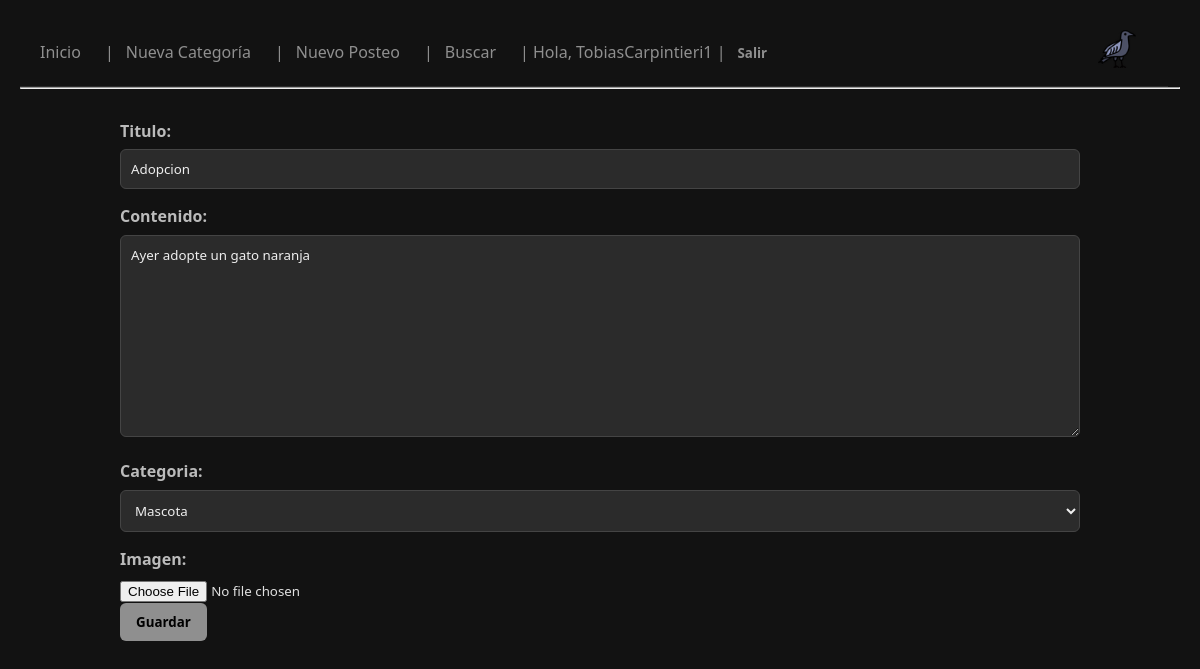
Screenshot of /posteo/6/editar/ (signed in) with the database file from the repository.
### blog/models.py (models this page shows, shortened)
class Posteo(models.Model):
    titulo = models.CharField(max_length=200)
    contenido = models.TextField()
    autor = models.ForeignKey(User, on_delete=models.CASCADE)
    categoria = models.ForeignKey('Categoria', on_delete=models.SET_NULL, null=True)
    fecha_creacion = models.DateField(auto_now_add=True)
    imagen = models.ImageField(upload_to='posteos/', null=True, blank=True)

### blog/views.py (the view)
# urls.py: path('posteo/<int:pk>/editar/', EditarPosteoView.as_view(), name='editar_posteo'),
class EditarPosteoView(LoginRequiredMixin, UpdateView):
    model = Posteo
    form_class = PosteoForm
    template_name = 'blog/formulario.html'
    success_url = reverse_lazy('lista_posteos')

### blog/forms.py
class PosteoForm(forms.ModelForm):
    class Meta:
        model = Posteo
        fields = ['titulo', 'contenido', 'categoria', 'imagen']

### blog/models.py (called while the page is built)
    def __str__(self):
        return self.nombre

### blog/templates/blog/formulario.html (shortened to what this page needs)
{% extends 'blog/base.html' %}
{% block content %}
<form method="post" enctype="multipart/form-data">
    {{ form.as_p }}
    <button type="submit">Guardar</button>
</form>
{% endblock %}

### blog/templates/blog/base.html (shortened to what this page needs)
{% load static %}
<!DOCTYPE html>
<html lang="es">
<head>
    <link rel="stylesheet" href="{% static 'css/styles.css' %}">
</head>
<body>
    <header>
        <nav class="navbar">
            <div class="nav-left">
                <a href="{% url 'lista_posteos' %}">Inicio</a> |
                <a href="{% url 'crear_categoria' %}">Nueva Categoría</a> |
                <a href="{% url 'crear_posteo' %}">Nuevo Posteo</a> |
                <a href="{% url 'buscar_posteo' %}">Buscar</a> |
                {% if user.is_authenticated %}
                    Hola, {{ user.username }} |
                    <form method="post" action="{% url 'logout' %}" style="display:inline;">
                        <button type="submit" style="background:none; border:none; color:inherit; cursor:pointer; padding:0;">Salir</button>
                    </form>
                {% else %}
                    <a href="{% url 'login' %}">Login</a> |
                    <a href="{% url 'registro' %}">Registro</a>
                {% endif %}
            </div>
            <div class="nav-right">
                <a href="{% url 'lista_posteos' %}" title="Volver al inicio">
                    <img src="{% static 'icon/twother45.ico' %}" alt="Twother Logo" class="logo-icon">
                </a>
            </div>
        </nav>
    </header>
    <hr>
    <main class="container">
        {% block content %}
        {% endblock %}
    </main>
</body>
</html>

### static/css/styles.css (style rules this page uses)
* { margin: 0; padding: 0; box-sizing: border-box; font-family: 'Segoe UI', Tahoma, Geneva, Verdana, sans-serif; }
body { background-color: #121212; color: #e0e0e0; line-height: 1.6; padding: 20px; }
nav, a { color: #8f8f8f; text-decoration: none; margin-right: 12px; font-weight: 500; transition: color 0.2s ease; }
.container { max-width: 1000px; margin: 0 auto; padding: 20px; }
label { display: block; margin-bottom: 5px; font-weight: bold; color: #bbb; }
input[type="text"], input[type="email"], select, textarea { width: 100%; padding: 10px; background-color: #2b2b2b; border: 1px solid #444; color: #eee; border-radius: 6px; margin-bottom: 15px; }
textarea { resize: vertical; min-height: 120px; }
button, input[type="submit"] { background-color: #8f8f8f; color: #000; border: none; padding: 10px 16px; border-radius: 6px; cursor: pointer; font-weight: bold; transition: background 0.3s ease; }
.navbar { display: flex; justify-content: space-between; align-items: center; background-color: #121212; padding: 10px 20px; border-bottom: 1px solid #2c2c2c; }
.nav-left { display: flex; flex-wrap: wrap; gap: 12px; }
.nav-right { display: flex; align-items: center; }
.logo-icon { width: 38px; height: 38px; cursor: pointer; transition: transform 0.3s ease, filter 0.3s ease; }

### rows the page displays
Posteo: titulo "Adopcion", contenido "Ayer adopte un gato naranja", categoria "Mascota"

### other values shown
{{ user.username }} "TobiasCarpintieri1"
